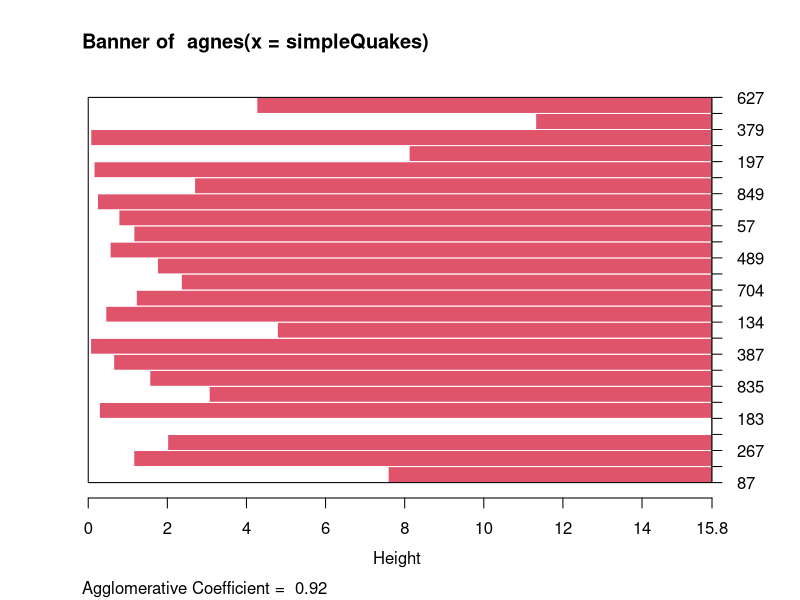
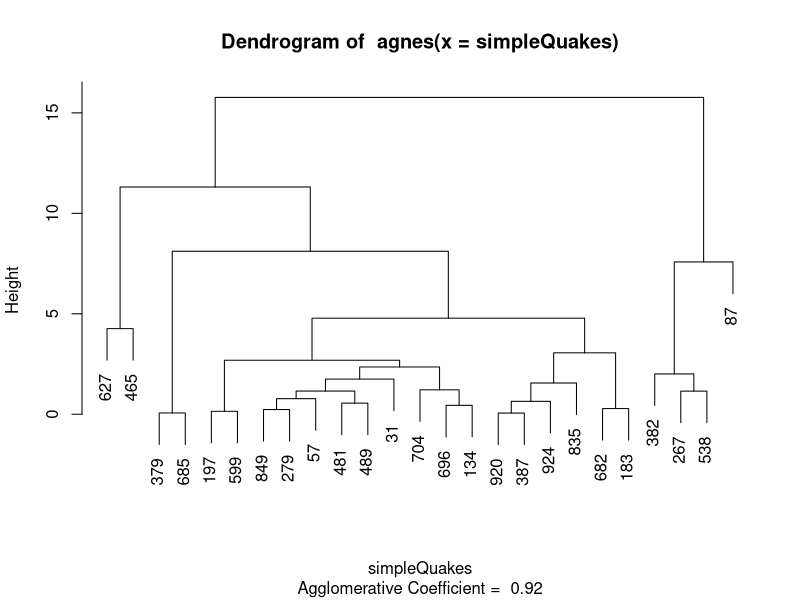
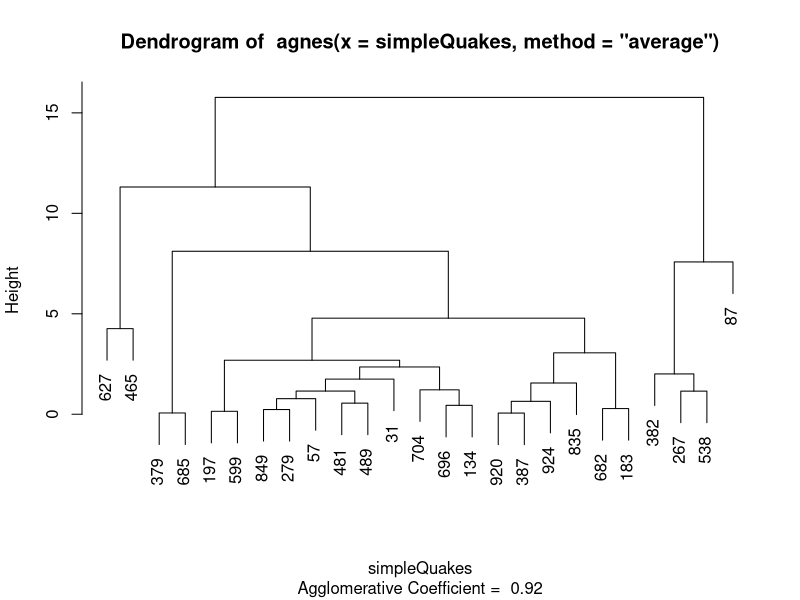
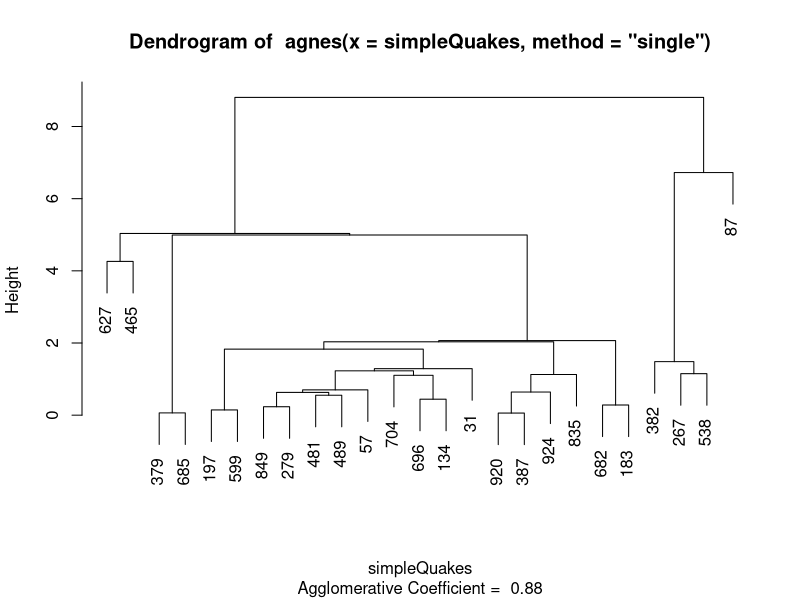
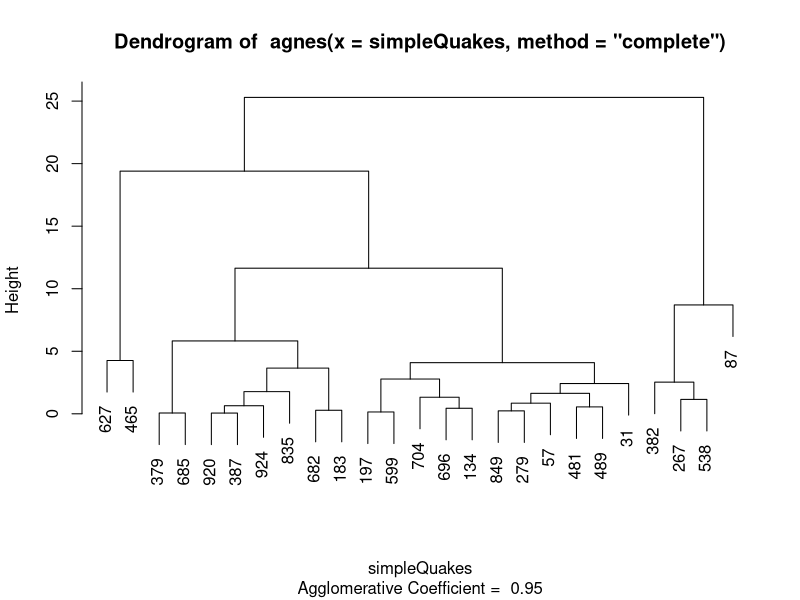
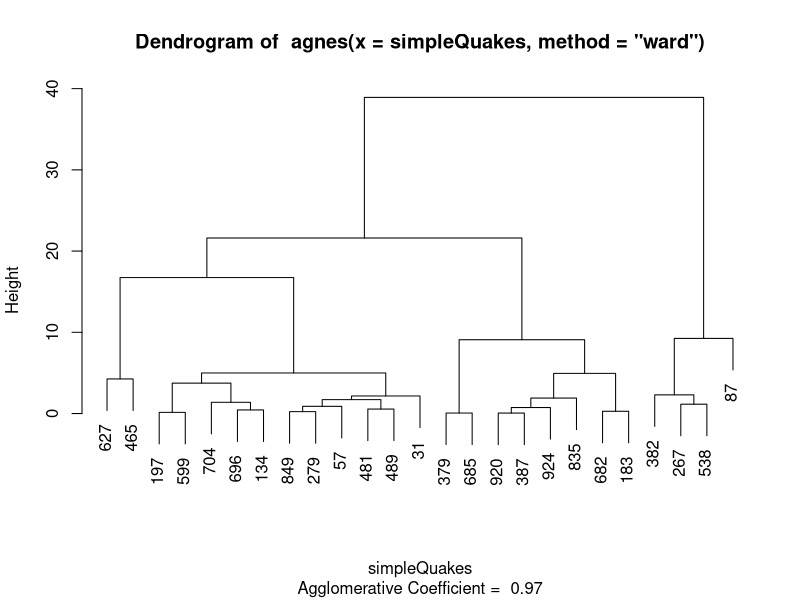
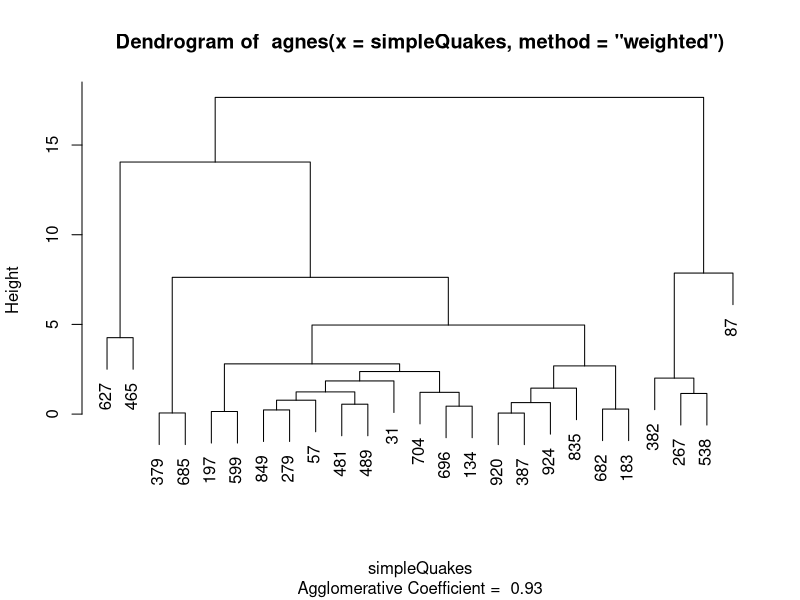
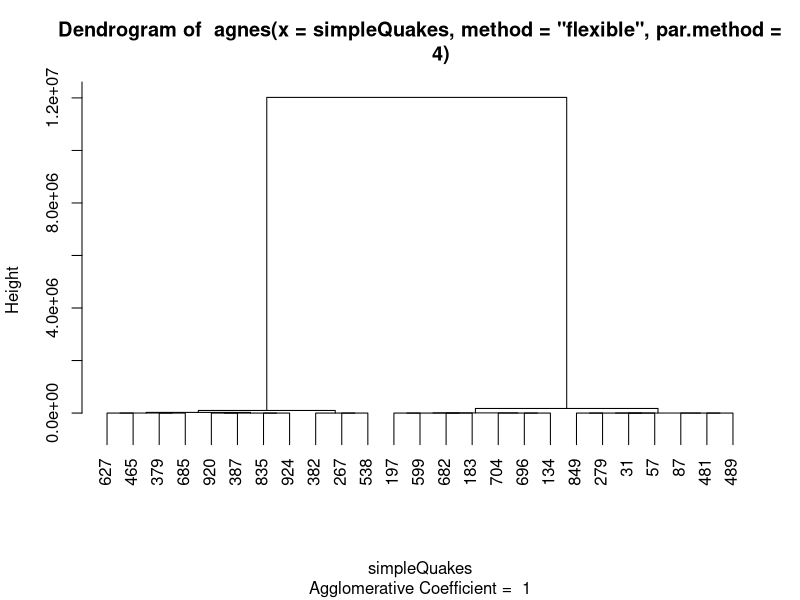

The R source for these figures, in order:
# clustering with agnes - Agglomerative Nesting
# Hierarchical method
# like hclust but includes agglomerative coefficient & banner
# agglomerative means start with clusers of n=1, then increase n

# agnes produces hclust objects, so works with hclust functions
# sometimes requires as.hclust()

# unlike hclust, agnes doesn't require dist()

library(cluster)

agnes(quakes)

# downsample quakes for demonstration. from 500 to 25
simpleQuakes <- quakes[sample(nrow(quakes),25),c("long","lat")]

plot(agnes(simpleQuakes), which.plots = 1) # banner plot
plot(agnes(simpleQuakes), which.plots = 2) # dendogram

# methods provided by agnes
plot(agnes(simpleQuakes, method = "average"), which.plots = 2) 
plot(agnes(simpleQuakes, method = "single"), which.plots = 2) 
plot(agnes(simpleQuakes, method = "complete"), which.plots = 2) 
plot(agnes(simpleQuakes, method = "ward"), which.plots = 2) 
plot(agnes(simpleQuakes, method = "weighted"), which.plots = 2) 
plot(agnes(simpleQuakes, method = "flexible", par.method = 4), which.plots = 2) 

# agnes produces hclust objects, so hclust functions work
cutree(agnes(simpleQuakes), k=2)

# identify also works
plot(agnes(simpleQuakes), which.plots = 2) # dendogram
clustResults <- identify(as.hclust(agnes(simpleQuakes)))
clustResults

# documentation
?agnes
?agnes.object
